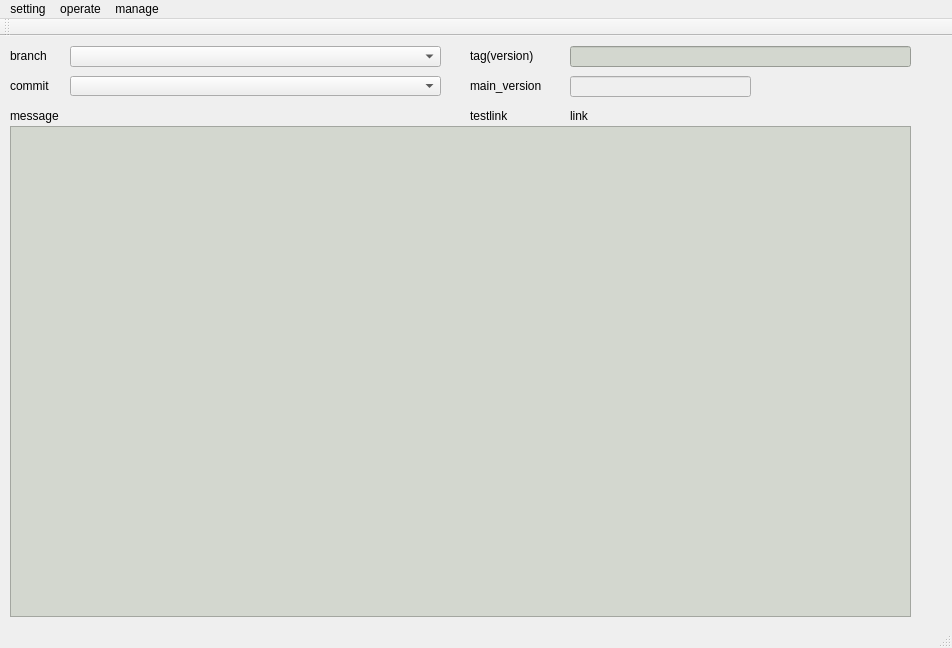
<?xml version="1.0" encoding="UTF-8"?>
<ui version="4.0">
 <class>main_from</class>
 <widget class="QMainWindow" name="main_from">
  <property name="geometry">
   <rect>
    <x>0</x>
    <y>0</y>
    <width>952</width>
    <height>648</height>
   </rect>
  </property>
  <property name="windowTitle">
   <string>Release &amp; Deploy</string>
  </property>
  <property name="toolTip">
   <string>&lt;html&gt;&lt;head/&gt;&lt;body&gt;&lt;p&gt;Only release commits have sub version&lt;/p&gt;&lt;/body&gt;&lt;/html&gt;</string>
  </property>
  <widget class="QWidget" name="centralWidget">
   <widget class="QComboBox" name="commits">
    <property name="geometry">
     <rect>
      <x>70</x>
      <y>40</y>
      <width>371</width>
      <height>20</height>
     </rect>
    </property>
   </widget>
   <widget class="QTextEdit" name="logs">
    <property name="enabled">
     <bool>true</bool>
    </property>
    <property name="geometry">
     <rect>
      <x>10</x>
      <y>90</y>
      <width>901</width>
      <height>491</height>
     </rect>
    </property>
    <property name="styleSheet">
     <string notr="true">font: 75 italic 14pt &quot;Yehuda CLM&quot;;
background-color: rgb(211, 215, 207);
color: rgb(32, 74, 135);</string>
    </property>
    <property name="verticalScrollBarPolicy">
     <enum>Qt::ScrollBarAsNeeded</enum>
    </property>
    <property name="sizeAdjustPolicy">
     <enum>QAbstractScrollArea::AdjustToContents</enum>
    </property>
   </widget>
   <widget class="QComboBox" name="branch_box">
    <property name="enabled">
     <bool>true</bool>
    </property>
    <property name="geometry">
     <rect>
      <x>70</x>
      <y>10</y>
      <width>371</width>
      <height>21</height>
     </rect>
    </property>
   </widget>
   <widget class="QLabel" name="label">
    <property name="geometry">
     <rect>
      <x>10</x>
      <y>10</y>
      <width>63</width>
      <height>20</height>
     </rect>
    </property>
    <property name="text">
     <string>branch</string>
    </property>
   </widget>
   <widget class="QLabel" name="label_2">
    <property name="geometry">
     <rect>
      <x>10</x>
      <y>40</y>
      <width>63</width>
      <height>20</height>
     </rect>
    </property>
    <property name="text">
     <string>commit</string>
    </property>
   </widget>
   <widget class="QLabel" name="label_3">
    <property name="geometry">
     <rect>
      <x>10</x>
      <y>70</y>
      <width>63</width>
      <height>20</height>
     </rect>
    </property>
    <property name="text">
     <string>message</string>
    </property>
   </widget>
   <widget class="QLabel" name="label_4">
    <property name="geometry">
     <rect>
      <x>470</x>
      <y>40</y>
      <width>91</width>
      <height>20</height>
     </rect>
    </property>
    <property name="text">
     <string>main_version</string>
    </property>
   </widget>
   <widget class="QLabel" name="label_5">
    <property name="geometry">
     <rect>
      <x>470</x>
      <y>10</y>
      <width>91</width>
      <height>20</height>
     </rect>
    </property>
    <property name="whatsThis">
     <string>&lt;html&gt;&lt;head/&gt;&lt;body&gt;&lt;p&gt;&lt;span style=&quot; font-size:12pt;&quot;&gt;Only release commits have sub_version&lt;/span&gt;&lt;/p&gt;&lt;/body&gt;&lt;/html&gt;</string>
    </property>
    <property name="text">
     <string>tag(version)</string>
    </property>
   </widget>
   <widget class="QLineEdit" name="mainversion">
    <property name="enabled">
     <bool>false</bool>
    </property>
    <property name="geometry">
     <rect>
      <x>570</x>
      <y>40</y>
      <width>181</width>
      <height>21</height>
     </rect>
    </property>
   </widget>
   <widget class="QLineEdit" name="tag">
    <property name="enabled">
     <bool>true</bool>
    </property>
    <property name="geometry">
     <rect>
      <x>570</x>
      <y>10</y>
      <width>341</width>
      <height>21</height>
     </rect>
    </property>
    <property name="styleSheet">
     <string notr="true">background-color: rgb(211, 215, 207);</string>
    </property>
    <property name="readOnly">
     <bool>true</bool>
    </property>
   </widget>
   <widget class="QLabel" name="label_6">
    <property name="geometry">
     <rect>
      <x>470</x>
      <y>70</y>
      <width>111</width>
      <height>20</height>
     </rect>
    </property>
    <property name="text">
     <string>testlink</string>
    </property>
   </widget>
   <widget class="QLabel" name="link">
    <property name="geometry">
     <rect>
      <x>570</x>
      <y>70</y>
      <width>341</width>
      <height>20</height>
     </rect>
    </property>
    <property name="text">
     <string>link</string>
    </property>
   </widget>
  </widget>
  <widget class="QMenuBar" name="menuBar">
   <property name="geometry">
    <rect>
     <x>0</x>
     <y>0</y>
     <width>952</width>
     <height>25</height>
    </rect>
   </property>
   <widget class="QMenu" name="menusetting">
    <property name="title">
     <string>setting</string>
    </property>
    <addaction name="actionproject"/>
   </widget>
   <widget class="QMenu" name="release">
    <property name="title">
     <string>operate</string>
    </property>
    <addaction name="actionrelease"/>
    <addaction name="actiondeploy"/>
    <addaction name="actionswitch"/>
   </widget>
   <widget class="QMenu" name="menulog">
    <property name="title">
     <string>manage</string>
    </property>
    <addaction name="actionlog_2"/>
    <addaction name="actionedit"/>
    <addaction name="actioncommands"/>
   </widget>
   <addaction name="menusetting"/>
   <addaction name="release"/>
   <addaction name="menulog"/>
  </widget>
  <widget class="QToolBar" name="mainToolBar">
   <attribute name="toolBarArea">
    <enum>TopToolBarArea</enum>
   </attribute>
   <attribute name="toolBarBreak">
    <bool>false</bool>
   </attribute>
  </widget>
  <widget class="QStatusBar" name="statusBar"/>
  <action name="actionproject">
   <property name="checkable">
    <bool>false</bool>
   </property>
   <property name="text">
    <string>project</string>
   </property>
   <property name="menuRole">
    <enum>QAction::ApplicationSpecificRole</enum>
   </property>
  </action>
  <action name="actionrelease">
   <property name="text">
    <string>release</string>
   </property>
  </action>
  <action name="actiondeploy">
   <property name="text">
    <string>deploy</string>
   </property>
  </action>
  <action name="actionlog">
   <property name="text">
    <string>log</string>
   </property>
  </action>
  <action name="actionswitch">
   <property name="text">
    <string>switch</string>
   </property>
  </action>
  <action name="actionlog_2">
   <property name="text">
    <string>log</string>
   </property>
  </action>
  <action name="actionedit">
   <property name="text">
    <string>edit</string>
   </property>
  </action>
  <action name="actioncommands">
   <property name="text">
    <string>shell</string>
   </property>
  </action>
 </widget>
 <layoutdefault spacing="6" margin="11"/>
 <resources/>
 <connections/>
</ui>
